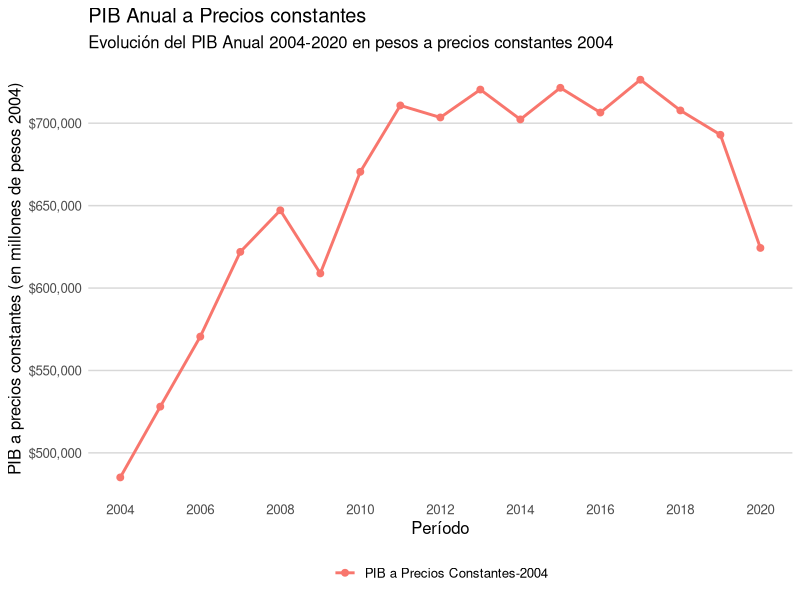

Write the R code that produced this figure.
####librerias utilizadas#####
library(ggplot2)
library(tidyverse)
library(readxl)
library(ggthemes)
library(lubridate)
theme_set(theme_minimal())
#####zona de trabajo#######
setwd("~/graficas macro")
#####datos#######
df <- read_xlsx("Datos_PIB_ANUAL_A_PRECIOS _CONSTANTES.xlsx")
view(df)
#####grafica#######

###replicando tidyverse####

df %>% 
  ggplot(aes(x=Período, y= `PIB medido en millones de pesos a precios constantes`, color = "PIB a Precios Constantes-2004"))+
  geom_line(size=1)+
  geom_point(size = 2)+
  ylab('PIB a precios constantes (en millones de pesos 2004)')+
  ggtitle("PIB Anual a Precios constantes", 
          "Evolución del PIB Anual 2004-2020 en pesos a precios constantes 2004 ")+
  theme_hc()+
  scale_x_continuous(breaks = seq(2004,2020,2))+
  scale_y_continuous(labels = scales :: dollar, breaks = seq(0,700000,50000))+
  theme(legend.title = element_blank())
